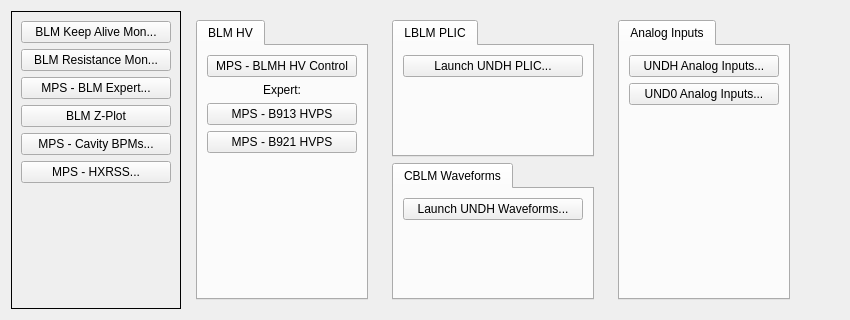
              <widget class="QFrame" name="frame_8">
               <property name="minimumSize">
                <size>
                 <width>0</width>
                 <height>300</height>
                </size>
               </property>
               <property name="frameShape">
                <enum>QFrame::NoFrame</enum>
               </property>
               <property name="frameShadow">
                <enum>QFrame::Raised</enum>
               </property>
               <layout class="QGridLayout" name="gridLayout_10" columnstretch="1,0,0,0,0">
                <item row="0" column="1">
                 <widget class="QFrame" name="frame_11">
                  <property name="frameShape">
                   <enum>QFrame::NoFrame</enum>
                  </property>
                  <property name="frameShadow">
                   <enum>QFrame::Raised</enum>
                  </property>
                  <layout class="QGridLayout" name="gridLayout_16">
                   <item row="0" column="0">
                    <widget class="QTabWidget" name="tabWidget">
                     <property name="currentIndex">
                      <number>0</number>
                     </property>
                     <widget class="QWidget" name="tab">
                      <attribute name="title">
                       <string>BLM HV</string>
                      </attribute>
                      <layout class="QGridLayout" name="gridLayout_13">
                       <item row="4" column="0">
                        <spacer name="verticalSpacer_3">
                         <property name="orientation">
                          <enum>Qt::Vertical</enum>
                         </property>
                         <property name="sizeHint" stdset="0">
                          <size>
                           <width>20</width>
                           <height>40</height>
                          </size>
                         </property>
                        </spacer>
                       </item>
                       <item row="0" column="0">
                        <widget class="PyDMEDMDisplayButton" name="PyDMEDMDisplayButton_3">
                         <property name="minimumSize">
                          <size>
                           <width>150</width>
                           <height>20</height>
                          </size>
                         </property>
                         <property name="toolTip">
                          <string/>
                         </property>
                         <property name="text">
                          <string>MPS - BLMH HV Control</string>
                         </property>
                         <property name="filenames" stdset="0">
                          <stringlist>
                           <string>mps_undh_blmhv.edl</string>
                          </stringlist>
                         </property>
                         <property name="showIcon" stdset="0">
                          <bool>false</bool>
                         </property>
                        </widget>
                       </item>
                       <item row="1" column="0">
                        <widget class="QLabel" name="label_2">
                         <property name="text">
                          <string>Expert:</string>
                         </property>
                         <property name="alignment">
                          <set>Qt::AlignCenter</set>
                         </property>
                        </widget>
                       </item>
                       <item row="3" column="0">
                        <widget class="PyDMEDMDisplayButton" name="PyDMEDMDisplayButton_5">
                         <property name="minimumSize">
                          <size>
                           <width>150</width>
                           <height>20</height>
                          </size>
                         </property>
                         <property name="toolTip">
                          <string/>
                         </property>
                         <property name="text">
                          <string>MPS - B921 HVPS</string>
                         </property>
                         <property name="filenames" stdset="0">
                          <stringlist>
                           <string>mps_hvps_crate</string>
                          </stringlist>
                         </property>
                         <property name="showIcon" stdset="0">
                          <bool>false</bool>
                         </property>
                         <property name="macros" stdset="0">
                          <stringlist>
                           <string>P=HVPS:UND0:MP02</string>
                          </stringlist>
                         </property>
                        </widget>
                       </item>
                       <item row="2" column="0">
                        <widget class="PyDMEDMDisplayButton" name="PyDMEDMDisplayButton_4">
                         <property name="minimumSize">
                          <size>
                           <width>150</width>
                           <height>20</height>
                          </size>
                         </property>
                         <property name="toolTip">
                          <string/>
                         </property>
                         <property name="text">
                          <string>MPS - B913 HVPS</string>
                         </property>
                         <property name="filenames" stdset="0">
                          <stringlist>
                           <string>mps_hvps_crate</string>
                          </stringlist>
                         </property>
                         <property name="showIcon" stdset="0">
                          <bool>false</bool>
                         </property>
                         <property name="macros" stdset="0">
                          <stringlist>
                           <string>P=HVPS:UND0:MP01</string>
                          </stringlist>
                         </property>
                        </widget>
                       </item>
                      </layout>
                     </widget>
                    </widget>
                   </item>
                  </layout>
                 </widget>
                </item>
                <item row="0" column="3">
                 <widget class="QFrame" name="frame_12">
                  <property name="frameShape">
                   <enum>QFrame::NoFrame</enum>
                  </property>
                  <property name="frameShadow">
                   <enum>QFrame::Raised</enum>
                  </property>
                  <layout class="QGridLayout" name="gridLayout_17">
                   <item row="0" column="0">
                    <widget class="QTabWidget" name="tabWidget_8">
                     <property name="maximumSize">
                      <size>
                       <width>175</width>
                       <height>16777215</height>
                      </size>
                     </property>
                     <property name="currentIndex">
                      <number>0</number>
                     </property>
                     <widget class="QWidget" name="tab_10">
                      <property name="minimumSize">
                       <size>
                        <width>0</width>
                        <height>250</height>
                       </size>
                      </property>
                      <attribute name="title">
                       <string>Analog Inputs</string>
                      </attribute>
                      <layout class="QGridLayout" name="gridLayout_23">
                       <item row="0" column="0">
                        <widget class="PyDMRelatedDisplayButton" name="PyDMRelatedDisplayButton_12">
                         <property name="minimumSize">
                          <size>
                           <width>150</width>
                           <height>20</height>
                          </size>
                         </property>
                         <property name="toolTip">
                          <string/>
                         </property>
                         <property name="text">
                          <string>UNDH Analog Inputs...</string>
                         </property>
                         <property name="filenames" stdset="0">
                          <stringlist>
                           <string>mps_threshold_area.py</string>
                          </stringlist>
                         </property>
                         <property name="showIcon" stdset="0">
                          <bool>false</bool>
                         </property>
                         <property name="macros" stdset="0">
                          <stringlist>
                           <string>{&quot;AREA&quot;:&quot;UNDH&quot;}</string>
                          </stringlist>
                         </property>
                         <property name="openInNewWindow" stdset="0">
                          <bool>true</bool>
                         </property>
                        </widget>
                       </item>
                       <item row="2" column="0">
                        <spacer name="verticalSpacer_13">
                         <property name="orientation">
                          <enum>Qt::Vertical</enum>
                         </property>
                         <property name="sizeHint" stdset="0">
                          <size>
                           <width>20</width>
                           <height>40</height>
                          </size>
                         </property>
                        </spacer>
                       </item>
                       <item row="1" column="0">
                        <widget class="PyDMRelatedDisplayButton" name="PyDMRelatedDisplayButton_13">
                         <property name="minimumSize">
                          <size>
                           <width>150</width>
                           <height>20</height>
                          </size>
                         </property>
                         <property name="toolTip">
                          <string/>
                         </property>
                         <property name="text">
                          <string>UND0 Analog Inputs...</string>
                         </property>
                         <property name="filenames" stdset="0">
                          <stringlist>
                           <string>mps_threshold_area.py</string>
                          </stringlist>
                         </property>
                         <property name="showIcon" stdset="0">
                          <bool>false</bool>
                         </property>
                         <property name="macros" stdset="0">
                          <stringlist>
                           <string>{&quot;AREA&quot;:&quot;UND0&quot;}</string>
                          </stringlist>
                         </property>
                         <property name="openInNewWindow" stdset="0">
                          <bool>true</bool>
                         </property>
                        </widget>
                       </item>
                      </layout>
                     </widget>
                    </widget>
                   </item>
                  </layout>
                 </widget>
                </item>
                <item row="0" column="4">
                 <spacer name="horizontalSpacer_3">
                  <property name="orientation">
                   <enum>Qt::Horizontal</enum>
                  </property>
                  <property name="sizeHint" stdset="0">
                   <size>
                    <width>40</width>
                    <height>20</height>
                   </size>
                  </property>
                 </spacer>
                </item>
                <item row="0" column="0">
                 <widget class="QFrame" name="frame_6">
                  <property name="frameShape">
                   <enum>QFrame::Box</enum>
                  </property>
                  <property name="frameShadow">
                   <enum>QFrame::Plain</enum>
                  </property>
                  <layout class="QGridLayout" name="gridLayout_8">
                   <item row="1" column="0">
                    <widget class="PyDMRelatedDisplayButton" name="PyDMRelatedDisplayButton_2">
                     <property name="minimumSize">
                      <size>
                       <width>150</width>
                       <height>20</height>
                      </size>
                     </property>
                     <property name="toolTip">
                      <string/>
                     </property>
                     <property name="text">
                      <string>BLM Resistance Mon...</string>
                     </property>
                     <property name="filenames" stdset="0">
                      <stringlist>
                       <string>$PYDM/mps/mps_undh_rmon.ui</string>
                      </stringlist>
                     </property>
                     <property name="showIcon" stdset="0">
                      <bool>false</bool>
                     </property>
                     <property name="openInNewWindow" stdset="0">
                      <bool>true</bool>
                     </property>
                    </widget>
                   </item>
                   <item row="3" column="0">
                    <widget class="PyDMShellCommand" name="PyDMShellCommand">
                     <property name="minimumSize">
                      <size>
                       <width>150</width>
                       <height>20</height>
                      </size>
                     </property>
                     <property name="toolTip">
                      <string/>
                     </property>
                     <property name="text">
                      <string>BLM Z-Plot</string>
                     </property>
                     <property name="showIcon" stdset="0">
                      <bool>false</bool>
                     </property>
                     <property name="commands" stdset="0">
                      <stringlist>
                       <string>python2 /usr/local/lcls/tools/python/BLM_CUD/blm_display.py --mode=hxr</string>
                      </stringlist>
                     </property>
                    </widget>
                   </item>
                   <item row="5" column="0">
                    <widget class="PyDMEDMDisplayButton" name="PyDMEDMDisplayButton_6">
                     <property name="minimumSize">
                      <size>
                       <width>150</width>
                       <height>20</height>
                      </size>
                     </property>
                     <property name="toolTip">
                      <string/>
                     </property>
                     <property name="text">
                      <string>MPS - HXRSS...</string>
                     </property>
                     <property name="filenames" stdset="0">
                      <stringlist>
                       <string>mps_hxrss</string>
                      </stringlist>
                     </property>
                    </widget>
                   </item>
                   <item row="0" column="0">
                    <widget class="PyDMRelatedDisplayButton" name="PyDMRelatedDisplayButton">
                     <property name="minimumSize">
                      <size>
                       <width>150</width>
                       <height>20</height>
                      </size>
                     </property>
                     <property name="toolTip">
                      <string/>
                     </property>
                     <property name="text">
                      <string>BLM Keep Alive Mon...</string>
                     </property>
                     <property name="filenames" stdset="0">
                      <stringlist>
                       <string>$PYDM/mps/mps_undh_cblm_alive.ui</string>
                      </stringlist>
                     </property>
                     <property name="showIcon" stdset="0">
                      <bool>false</bool>
                     </property>
                     <property name="openInNewWindow" stdset="0">
                      <bool>true</bool>
                     </property>
                    </widget>
                   </item>
                   <item row="4" column="0">
                    <widget class="PyDMEDMDisplayButton" name="PyDMEDMDisplayButton_2">
                     <property name="minimumSize">
                      <size>
                       <width>150</width>
                       <height>20</height>
                      </size>
                     </property>
                     <property name="toolTip">
                      <string/>
                     </property>
                     <property name="text">
                      <string>MPS - Cavity BPMs...</string>
                     </property>
                     <property name="filenames" stdset="0">
                      <stringlist>
                       <string>bpm_undh_mps_main</string>
                      </stringlist>
                     </property>
                     <property name="showIcon" stdset="0">
                      <bool>true</bool>
                     </property>
                    </widget>
                   </item>
                   <item row="2" column="0">
                    <widget class="PyDMEDMDisplayButton" name="PyDMEDMDisplayButton">
                     <property name="minimumSize">
                      <size>
                       <width>150</width>
                       <height>20</height>
                      </size>
                     </property>
                     <property name="toolTip">
                      <string/>
                     </property>
                     <property name="text">
                      <string>MPS - BLM Expert...</string>
                     </property>
                     <property name="filenames" stdset="0">
                      <stringlist>
                       <string>mps_blm_expert_1</string>
                      </stringlist>
                     </property>
                     <property name="showIcon" stdset="0">
                      <bool>true</bool>
                     </property>
                    </widget>
                   </item>
                   <item row="6" column="0">
                    <spacer name="verticalSpacer_5">
                     <property name="orientation">
                      <enum>Qt::Vertical</enum>
                     </property>
                     <property name="sizeHint" stdset="0">
                      <size>
                       <width>20</width>
                       <height>40</height>
                      </size>
                     </property>
                    </spacer>
                   </item>
                  </layout>
                 </widget>
                </item>
                <item row="0" column="2">
                 <widget class="QFrame" name="frame_10">
                  <property name="frameShape">
                   <enum>QFrame::NoFrame</enum>
                  </property>
                  <property name="frameShadow">
                   <enum>QFrame::Raised</enum>
                  </property>
                  <layout class="QGridLayout" name="gridLayout_9">
                   <item row="0" column="0">
                    <widget class="QTabWidget" name="tabWidget_3">
                     <property name="minimumSize">
                      <size>
                       <width>0</width>
                       <height>100</height>
                      </size>
                     </property>
                     <property name="currentIndex">
                      <number>0</number>
                     </property>
                     <widget class="QWidget" name="tab_2">
                      <attribute name="title">
                       <string>LBLM PLIC</string>
                      </attribute>
                      <layout class="QGridLayout" name="gridLayout_14">
                       <item row="0" column="0">
                        <widget class="PyDMRelatedDisplayButton" name="PyDMRelatedDisplayButton_6">
                         <property name="minimumSize">
                          <size>
                           <width>180</width>
                           <height>20</height>
                          </size>
                         </property>
                         <property name="toolTip">
                          <string/>
                         </property>
                         <property name="text">
                          <string>Launch UNDH PLIC...</string>
                         </property>
                         <property name="filenames" stdset="0">
                          <stringlist>
                           <string>$PYDM/misc/lblm_global.py</string>
                          </stringlist>
                         </property>
                         <property name="showIcon" stdset="0">
                          <bool>false</bool>
                         </property>
                         <property name="macros" stdset="0">
                          <stringlist>
                           <string>{&quot;DEVICE&quot;:&quot;LBLM:UNDH:4050:A&quot;}</string>
                          </stringlist>
                         </property>
                         <property name="openInNewWindow" stdset="0">
                          <bool>true</bool>
                         </property>
                        </widget>
                       </item>
                       <item row="1" column="0">
                        <spacer name="verticalSpacer_6">
                         <property name="orientation">
                          <enum>Qt::Vertical</enum>
                         </property>
                         <property name="sizeHint" stdset="0">
                          <size>
                           <width>20</width>
                           <height>40</height>
                          </size>
                         </property>
                        </spacer>
                       </item>
                      </layout>
                     </widget>
                    </widget>
                   </item>
                   <item row="1" column="0">
                    <widget class="QTabWidget" name="tabWidget_4">
                     <property name="minimumSize">
                      <size>
                       <width>0</width>
                       <height>100</height>
                      </size>
                     </property>
                     <property name="currentIndex">
                      <number>0</number>
                     </property>
                     <widget class="QWidget" name="tab_3">
                      <attribute name="title">
                       <string>CBLM Waveforms</string>
                      </attribute>
                      <layout class="QGridLayout" name="gridLayout_15">
                       <item row="0" column="0">
                        <widget class="PyDMRelatedDisplayButton" name="PyDMRelatedDisplayButton_7">
                         <property name="minimumSize">
                          <size>
                           <width>180</width>
                           <height>20</height>
                          </size>
                         </property>
                         <property name="toolTip">
                          <string/>
                         </property>
                         <property name="text">
                          <string>Launch UNDH Waveforms...</string>
                         </property>
                         <property name="filenames" stdset="0">
                          <stringlist>
                           <string>$PYDM/mps/cblm_global.py</string>
                          </stringlist>
                         </property>
                         <property name="showIcon" stdset="0">
                          <bool>false</bool>
                         </property>
                         <property name="macros" stdset="0">
                          <stringlist>
                           <string>{&quot;DEVICE&quot;:&quot;CBLM:UNDH:1375&quot;}</string>
                          </stringlist>
                         </property>
                         <property name="openInNewWindow" stdset="0">
                          <bool>true</bool>
                         </property>
                        </widget>
                       </item>
                       <item row="1" column="0">
                        <spacer name="verticalSpacer_7">
                         <property name="orientation">
                          <enum>Qt::Vertical</enum>
                         </property>
                         <property name="sizeHint" stdset="0">
                          <size>
                           <width>20</width>
                           <height>40</height>
                          </size>
                         </property>
                        </spacer>
                       </item>
                      </layout>
                     </widget>
                    </widget>
                   </item>
                  </layout>
                 </widget>
                </item>
               </layout>
              </widget>
